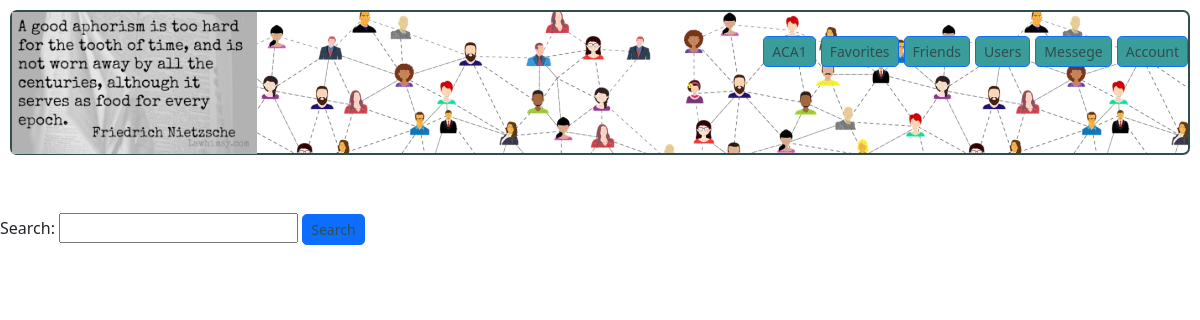
Before: /home/sent (signed in) with the older database file.
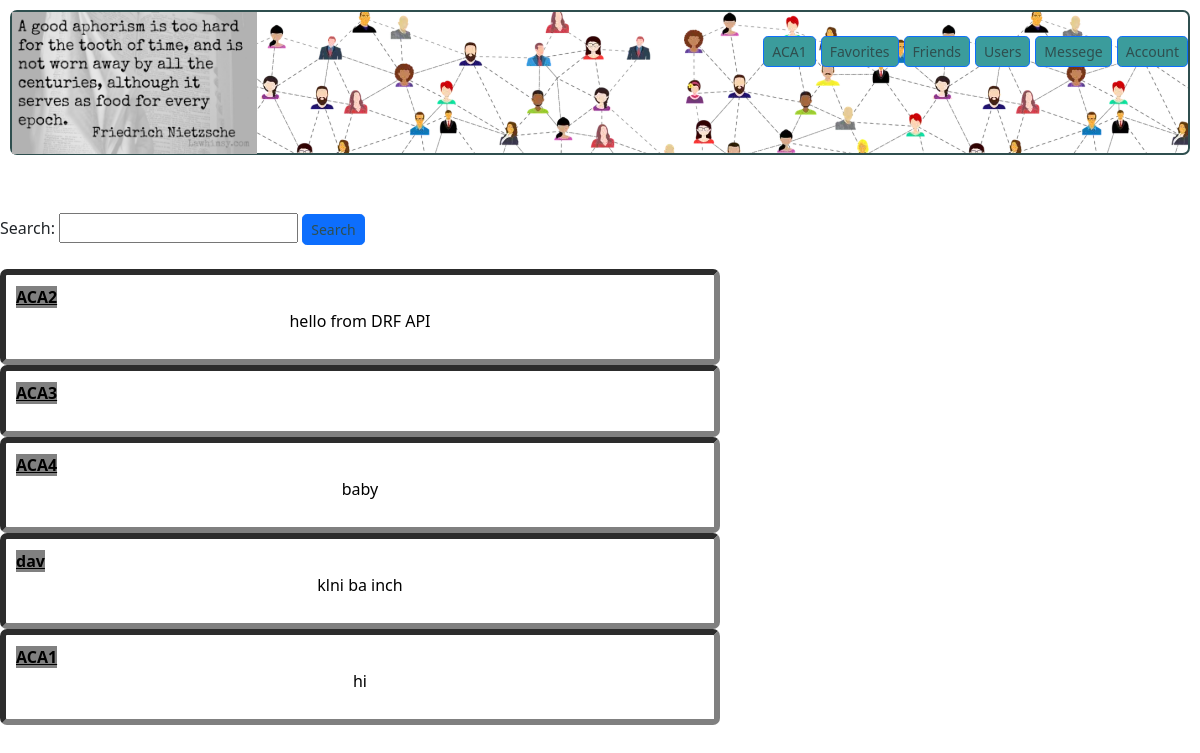
After: the same page with the newer database file.
### scrap/models.py (models this page shows, shortened)
class Messege(models.Model):
    messege = models.TextField(null=True,  blank=True)
    nkar = models.ImageField(upload_to='media', blank=True, null=True)
    sender = models.ForeignKey(User, related_name='send', on_delete=models.SET_NULL, null=True)
    reciever = models.ForeignKey(User, related_name='reciev', on_delete=models.SET_NULL, null=True)
    date = models.DateTimeField(auto_now=True, blank=True)

### scrap/views.py (the view, shortened to what this page needs)
# urls.py: path('sent', login_required(Sentes.as_view()), name='sent'),
class Sentes(LoginRequiredMixin, ListView):
    model = Messege
    paginate_by = 10
    template_name = 'user_messeges.html'
    def get_queryset(self):
        object_list = Messege.objects.filter(
            Q(reciever=self.request.user) | Q(sender=self.request.user)).order_by('-date')
        l = []
        m = []
        for i in object_list:
            if i.sender == self.request.user and i.reciever not in l:
                l.append(i.reciever)
                m.append(i)
            elif i.sender != self.request.user and i.sender not in l:
                l.append(i.sender)
                m.append(i)
        object_list = m
        return object_list
    def get_context_data(self, **kwargs):
        context = super().get_context_data(**kwargs)
        context['search_form'] = MessegeSearchForm()
        return context

### scrap/forms.py
class MessegeSearchForm(forms.Form):
    sender = forms.CharField(label='Search', required=False, widget=forms.TextInput(attrs={'class': 'formclass'}))
    class Meta:
        model = Messege
        fields = ('sender',)

### scrap/templates/user_messeges.html
{% extends "base.html" %}
{% block content %}
<br><br>
<div class="col mt-12">
        <form action="{% url 'scrap:sent' %}" method="GET">
            {{ search_form }}
            <input type="submit" class="btn btn-primary btn-sm" value="Search" >
        </form>
    </div><br>
{% for mes in object_list %}
<div style="border:6px inset grey;border-radius: 7px;padding:10px;width:60%">
    <a href="{% url 'scrap:mess' %}?rec={{mes.sender}}{{mes.reciever}}" style="color:black;background:grey">
        <b>{% if request.user == mes.reciever %}{{mes.sender.username }}
        {%else%} {{ mes.reciever.username }}{%endif%}</b></a>
    <p class="text-center" style="color:black"> {{ mes.messege }} </p>
</div>
{%endfor%}
<br>
{% endblock content %}>

Changed rows visible on the page:
added Messege: reciever.username "ACA2", messege "hello from DRF API"
added Messege: sender.username "ACA3"
added Messege: sender.username "ACA4", messege "baby"
added Messege: reciever.username "dav", messege "klni ba inch"
added Messege: sender.username "ACA1", messege "hi"
